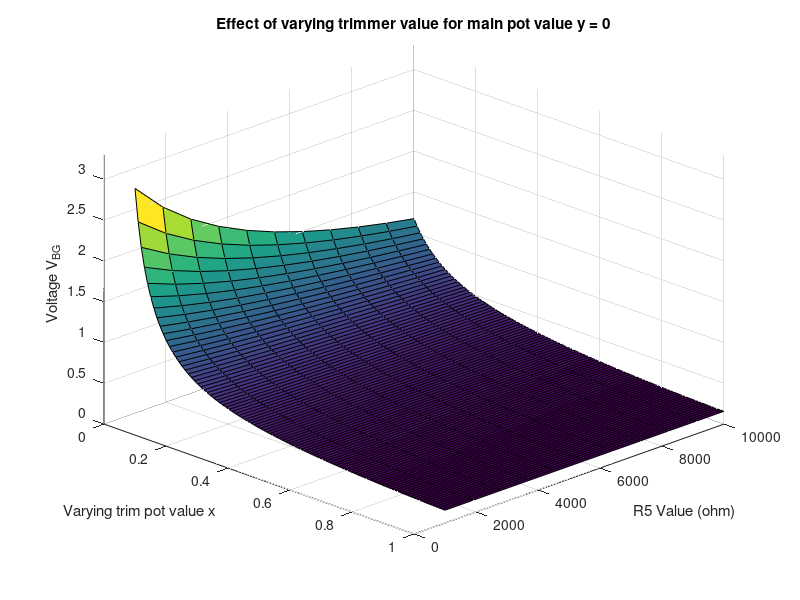

MATLAB code for this plot: (Note: this script raises an error after producing the figure.)
%EXploring resistor values for trimming a joystick pot
%Jak_o_Shadows
%23-11-2016


close all
clear all
clc

%%

%Number of options to look at for R5 and trimmer pot X
numR5 = 11;
numX = 100;
numY = 20;
%max value/resistor of the two pots
N = 100e3; %ohm  - max value of the trim one
M = 5e3; %ohm - max value of the main one
%The standalone resistor
R5 = linspace(1e3, 10e3, numR5)';
R5 = repmat(R5, 1, numX);

x = linspace(0, 1, numX);
x = repmat(x, numR5, 1);
yList = linspace(0.000, 0.999, numY);

Vsource = 3.3; %V

fname = 'trimInvestigation.gif';

for index=1:length(yList)
    y = yList(index);
    fprintf('y=%0.3f\n', y);
    
    
    R1 = x*N;
    R2 = (1-x)*N;
    R3 = y*M;
    R4 = (1-y)*M;

    R1star = 1./(1./R5 + 1./(R2+R3));
    i = Vsource./(R1 + R4 + R1star);

    VBG = i.*R4;
    VAB = i.*(R1 + R1star);

    X = x(1, :);
    Y = R5(:, 1);
    %% Plot it
    surf(X, Y, VBG);
    drawnow
    xlabel('Varying trim pot value x');
    ylabel('R5 Value (ohm)');
    zlabel('Voltage V_{BG}');
    title(['Effect of varying trimmer value for main pot value y = ', num2str(y)]);
    zlim([0, Vsource])
    xlim([0, 1]);
    ylim([0, max(max(R5))]);
    view(45, 30);
    saveas(gcf, ['trim', num2str(index), '.png']);
    %%Save it as a gif
    frame = getframe(1);
    im = frame2im(frame);
    [imind, cm] = rgb2ind(frame.cdata, 256);%im, 256);
    
    if (index==1)
        imwrite(imind, cm, fname, 'gif', 'Loopcount', inf);
    else
        imwrite(imind, cm, fname, 'gif', 'WriteMode', 'append');
    end
    
    
    %% Find the value which gives the best range
    %For each X, want the value of R5 that has the biggest range
    range = VBG(:, 1) - VBG(:, end);
    [maxRange, maxRangeIndex] = max(range);
    fprintf('\t Max range of %0.2f V for R5 = %0.2f ohm\n', maxRange, Y(maxRangeIndex));
    
end








